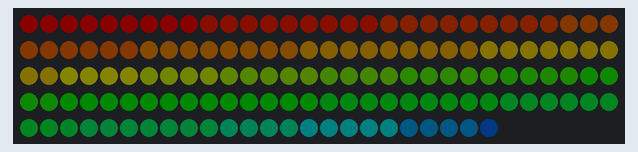
Recording of a sketch running on a simulated Arduino Uno, built with avr-gcc and run on an emulated ATmega328P. Parts: 144 RGB LEDs in strip order, left to right, continuing on the next row. Dim RGB values are drawn brighter than linear.

Above: at 0.16 s.
At 4.46 s:
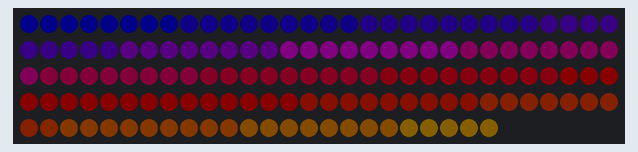
At 9.99 s:
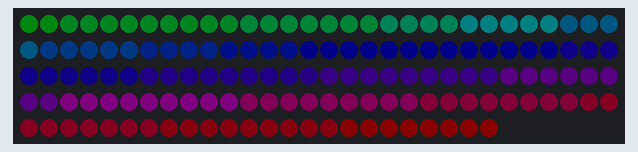
At 19.81 s:
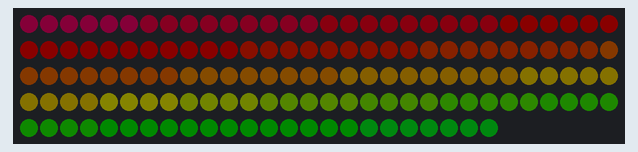
At 29.02 s:
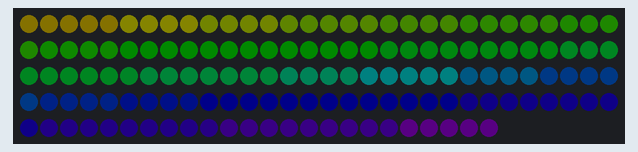
At 39.46 s:
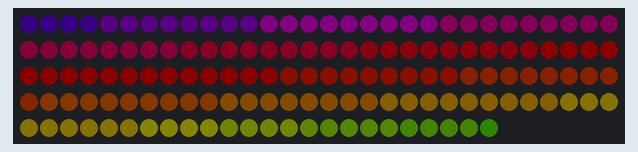

The sketch:

lights.ino
```cpp
#include <FastLED.h>

#define LED_PIN     5
#define NUM_LEDS    144
#define BRIGHTNESS  10
#define LED_TYPE    WS2812B
#define COLOR_ORDER GRB

CRGB leds[NUM_LEDS];

void setup() {
  FastLED.addLeds<LED_TYPE, LED_PIN, COLOR_ORDER>(leds, NUM_LEDS);
  FastLED.setBrightness(BRIGHTNESS);
}

void loop() {
  static uint8_t baseHue = 0;

  for (int i = 0; i < NUM_LEDS; i++) {
    leds[i] = CHSV(baseHue + i, 255, 255); // Hue shifts along the strip
  }

  FastLED.show();
  baseHue++; // animate the gradient over time
  delay(20); // adjust speed here
}
```
